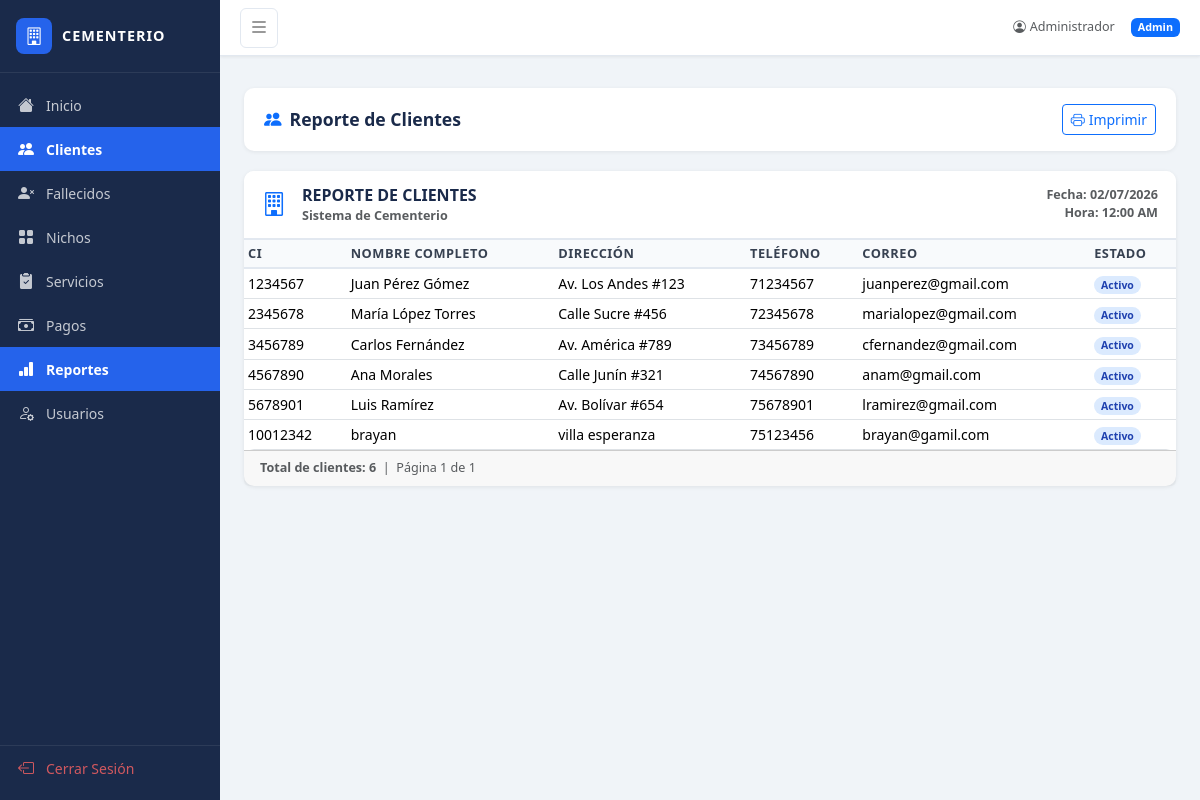
Page /reportes/clientes (signed in) on the earlier database version.
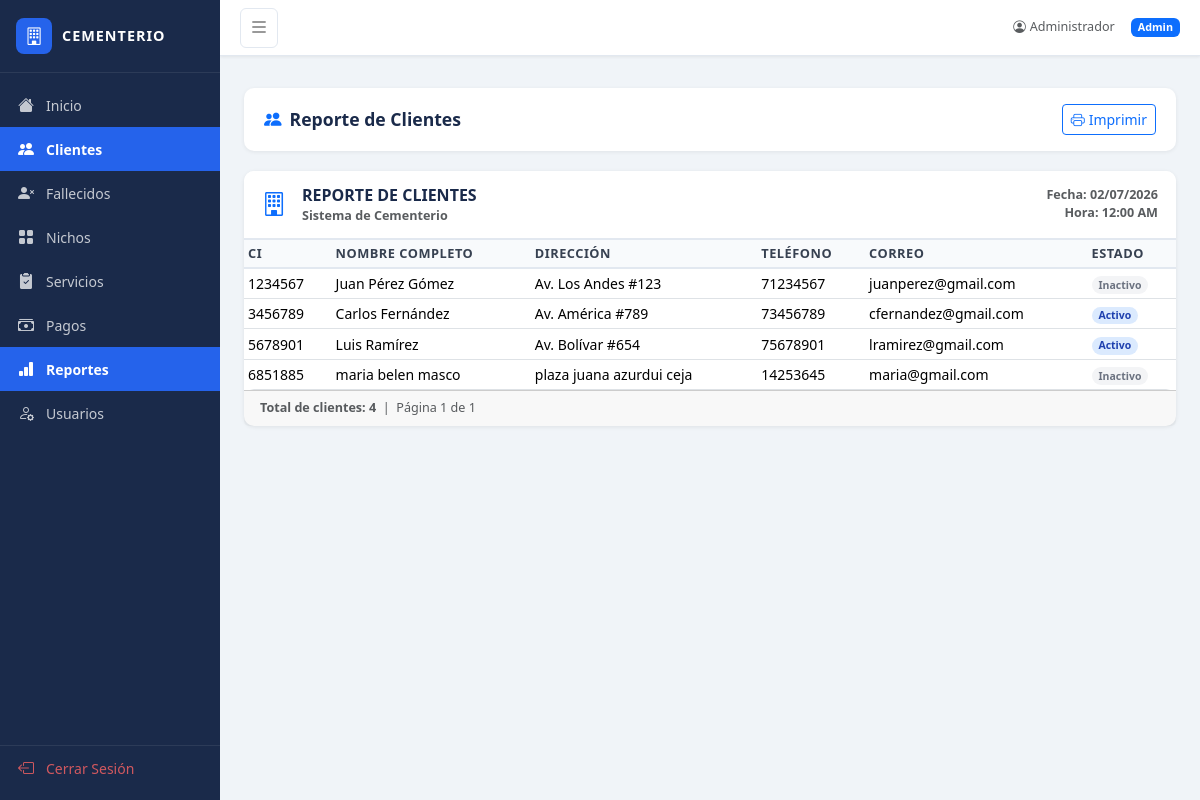
Same page on the later database version.
### app.py (models this page shows)
class Cliente(db.Model):
    id = db.Column(db.Integer, primary_key=True)
    ci = db.Column(db.String(20), unique=True, nullable=False)
    nombre_completo = db.Column(db.String(150), nullable=False)
    direccion = db.Column(db.String(200))
    telefono = db.Column(db.String(20))
    correo = db.Column(db.String(100))
    estado = db.Column(db.String(20), default='Activo')
    fallecidos = db.relationship('Fallecido', backref='cliente', lazy=True)
    servicios = db.relationship('Servicio', backref='cliente', lazy=True)

### app.py (the view)
@app.route('/reportes/clientes')
@login_required
def reporte_clientes():
    lista = Cliente.query.all()
    return render_template('reporte_clientes.html', clientes=lista, fecha=date.today())

### app.py (called while the page is built)
def login_required(f):
    @wraps(f)
    def decorated_function(*args, **kwargs):
        if 'user_id' not in session:
            return redirect(url_for('login'))
        return f(*args, **kwargs)
    return decorated_function

### templates/reporte_clientes.html (shortened to what this page needs)
{% extends "base.html" %}
{% block content %}
<div class="page-header no-print">
    <h4><i class="bi bi-people-fill me-2 text-primary"></i>Reporte de Clientes</h4>
    <button onclick="window.print()" class="btn btn-outline-primary btn-sm">
        <i class="bi bi-printer me-1"></i>Imprimir
    </button>
</div>
<div class="card">
    <div class="card-header d-flex align-items-center justify-content-between">
        <div class="d-flex align-items-center gap-3">
            <i class="bi bi-building fs-4 text-primary"></i>
            <div>
                <div class="fw-bold fs-6">REPORTE DE CLIENTES</div>
                <div class="text-muted small">Sistema de Cementerio</div>
            </div>
        </div>
        <div class="text-end small text-muted">
            Fecha: {{ fecha.strftime('%d/%m/%Y') }}<br>
            Hora: {{ fecha.strftime('%I:%M %p') }}
        </div>
    </div>
    <div class="table-responsive">
        <table class="table table-sm mb-0">
            <thead>
                <tr>
                    <th>CI</th>
                    <th>Nombre Completo</th>
                    <th>Dirección</th>
                    <th>Teléfono</th>
                    <th>Correo</th>
                    <th>Estado</th>
                </tr>
            </thead>
            <tbody>
                {% for c in clientes %}
                <tr>
                    <td>{{ c.ci }}</td>
                    <td>{{ c.nombre_completo }}</td>
                    <td>{{ c.direccion or '-' }}</td>
                    <td>{{ c.telefono or '-' }}</td>
                    <td>{{ c.correo or '-' }}</td>
                    <td><span class="badge rounded-pill badge-estado-{{ c.estado|lower }}">{{ c.estado }}</span></td>
                </tr>
                {% endfor %}
            </tbody>
        </table>
    </div>
    <div class="card-footer text-muted small">
        <b>Total de clientes: {{ clientes|length }}</b> &nbsp;|&nbsp; Página 1 de 1
    </div>
</div>
{% endblock %}

Differences in the rows shown:
removed Cliente: ci "2345678", nombre_completo "María López Torres", direccion "Calle Sucre #456", telefono "72345678", correo "marialopez@gmail.com", estado "Activo"
removed Cliente: ci "4567890", nombre_completo "Ana Morales", direccion "Calle Junín #321", telefono "74567890", correo "anam@gmail.com", estado "Activo"
changed Cliente "Juan Pérez Gómez": estado "Activo" → "Inactivo"
changed Cliente: ci "10012342" → "6851885"; nombre_completo "brayan" → "maria belen masco"; direccion "villa esperanza" → "plaza juana azurdui ceja"; telefono "75123456" → "14253645"; correo "brayan@gamil.com" → "maria@gmail.com"; estado "Activo" → "Inactivo"
Other differences:
{{ clientes|length }}: "6" → "4"
